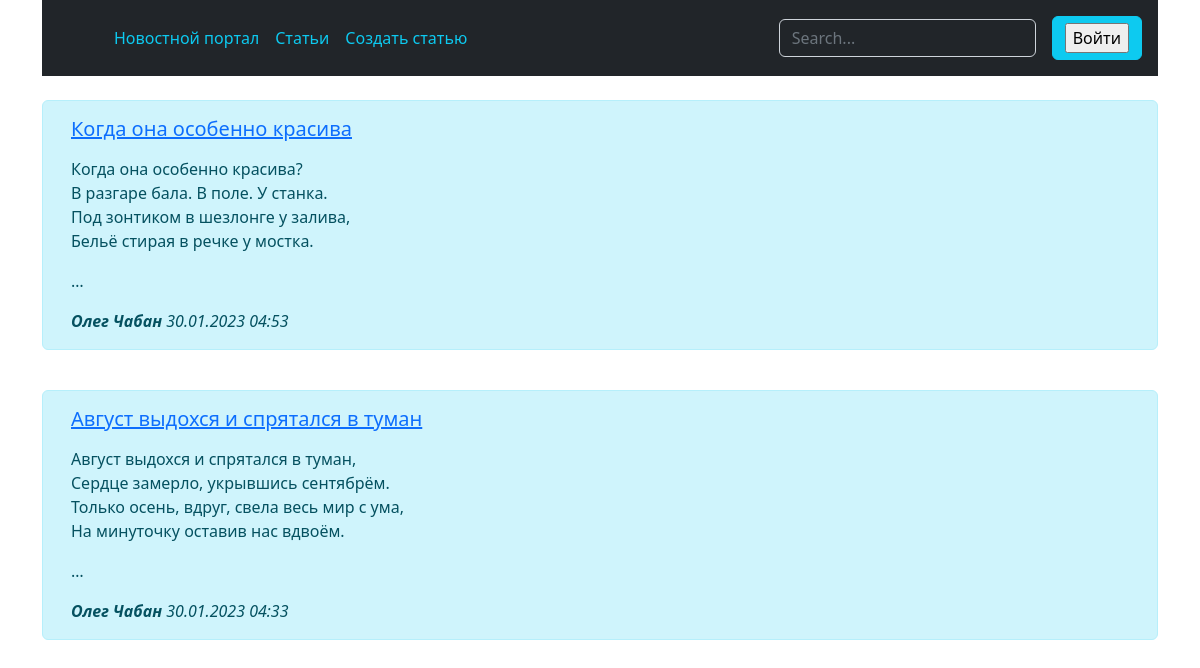
Page /posts on the earlier database version.
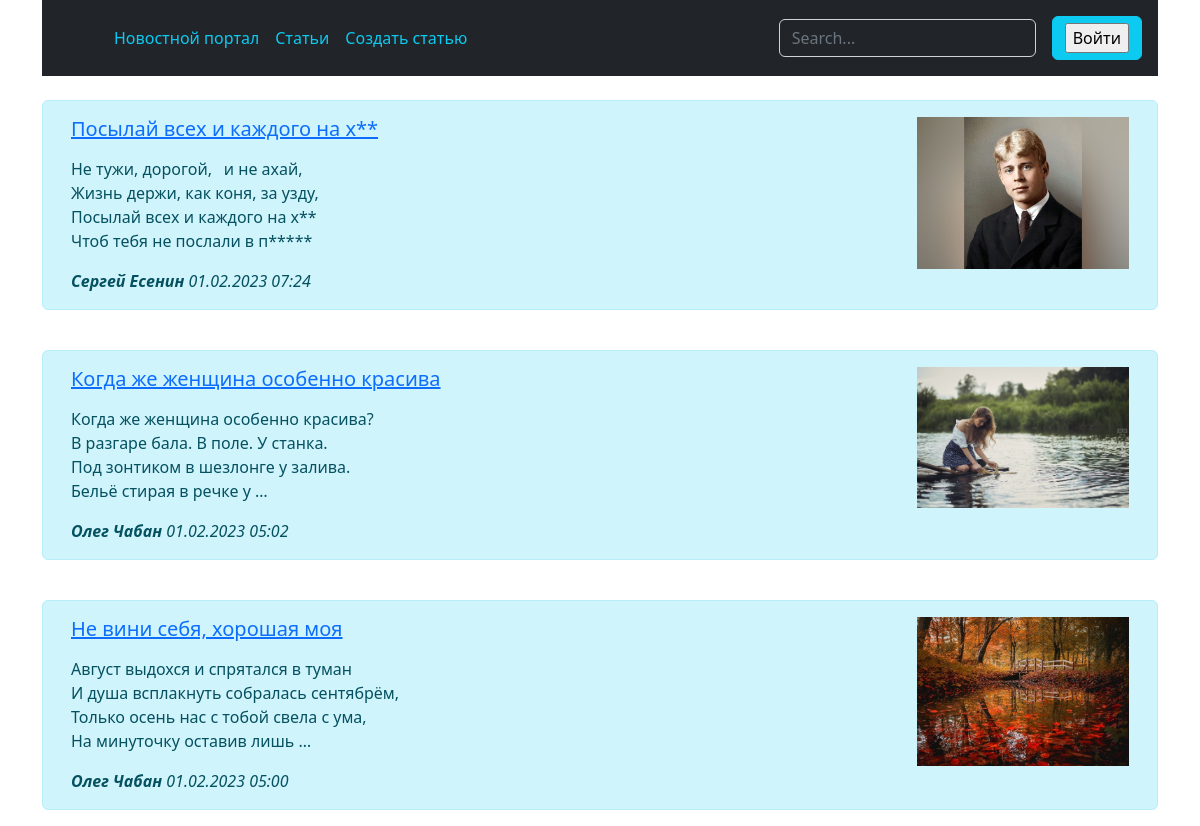
Same page on the later database version.
### app/models.py (models this page shows, shortened)
class Post(models.Model):
    post_title = models.CharField('Заголовок поста', max_length=100)
    post_text = models.TextField('Текст поста', max_length=1000)
    post_photo = models.ImageField(upload_to="photos/%Y/%m/%d/", blank=True)
    post_author = models.CharField('Автор поста', max_length=100)
    post_date = models.DateTimeField('Дата поста', auto_now_add=True)
    post_date_update = models.DateTimeField('Дата изменения поста', auto_now=True)
    class Meta:
        verbose_name = 'Пост'
        verbose_name_plural = 'Посты'
        ordering = ['-post_date', 'post_title']
    def get_absolute_url(self):
        return reverse('post', kwargs={'post_id': self.pk})

### app/views.py (the view)
# urls.py: path('posts', views.posts, name='posts'),
def posts(request):
    post = Post.objects.order_by('-id')
    return render(request, 'posts.html', {'title': 'Новостной портал - Статьи', 'post': post})

### app/templatetags/custom_filters.py (called while the page is built)
@register.filter()
def censor(value):
    bad_words = ['хуй', 'пизду']
    if not isinstance(value, str):
        raise TypeError(f"unresolved type '{type(value)}' expected type 'str'")
    for word in value.split():
        if word.translate(str.maketrans('', '', string.punctuation)).lower() in bad_words:
            value = value.replace(word, f"{word[0]}{'*' * (len(word) - 1)}")
    return value

### app/templates/app/posts.html (shortened to what this page needs)
{% extends 'app/default.html' %}
{% load custom_filters %}
{% block content %}
{% for el in post %}
<br>
    <div class="alert alert-info">
        <div class="container">
            {% if el.post_photo %}
            <img src="{{el.post_photo.url}}" align="right" width="20%">
            {% endif %}
            <h5><a href="{{ el.get_absolute_url }}">{{ el.post_title|censor }}</a></h5>
            <p>{% filter censor|linebreaks|truncatewords:20 %}{{ el.post_text }}{% endfilter %}</p>
            <em><b>{{ el.post_author}} </b> {{ el.post_date|date:"d.m.Y H:i" }}</em>
        </div>
    </div>
    {% endfor %}
{% endblock %}

### app/templates/app/default.html (shortened to what this page needs)
<!DOCTYPE html>
<html lang="ru">
<head>
    <link rel="stylesheet" href="https://cdn.jsdelivr.net/npm/bootstrap@5.2.3/dist/css/bootstrap.min.css">
</head>
<body>
<div class="container">
<header class="p-3 text-bg-dark">
      <div class="d-flex flex-wrap align-items-center justify-content-center justify-content-lg-start">
        <a href="/" class="d-flex align-items-center mb-2 mb-lg-0 text-white text-decoration-none">
          <svg class="bi me-2" width="40" height="32" role="img" aria-label="Bootstrap"><use xlink:href="#bootstrap"></use></svg>
        </a>
        <ul class="nav col-12 col-lg-auto me-lg-auto mb-2 justify-content-center mb-md-0">
          <li><a href="{% url 'about' %}" class="nav-link px-2 text-info">Новостной портал</a></li>
          <li><a href="{% url 'posts' %}" class="nav-link px-2 text-info">Статьи</a></li>
          <li><a href="{% url 'create_post' %}" class="nav-link px-2 text-info">Создать статью</a></li>
        </ul>
        <form class="col-12 col-lg-auto mb-3 mb-lg-0 me-lg-3" role="search">
          <input type="search" class="form-control form-control-dark text-bg-dark" placeholder="Search..." aria-label="Search">
        </form>
        <div class="text-end">
          <form method="post" class="btn btn-info" action="{% url 'login' %}"> {% csrf_token %}
              <input type="submit" value="Войти">
          </form>
        </div>
      </div>
  </header>
{% block content %}{% endblock %}
</div>
</body>
</html>

Differences in the rows shown:
removed Post: post_title|censor "Когда она особенно красива", post_text "Когда она особенно красива? В разгаре бала. В поле. У станка. Под зонтиком в шезлонге у залива, Бельё стирая в речке у мостка. …", post_author "Олег Чабан", post_date "30.01.2023 04:53"
removed Post: post_title|censor "Август выдохся и спрятался в туман", post_text "Август выдохся и спрятался в туман, Сердце замерло, укрывшись сентябрём. Только осень, вдруг, свела весь мир с ума, На минуточку оставив нас вдвоём. …", post_author "Олег Чабан", post_date "30.01.2023 04:33"
added Post: post_photo (picture), post_title|censor "Посылай всех и каждого на х**", post_text "Не тужи, дорогой,⠀и не ахай, Жизнь держи, как коня, за узду, Посылай всех и каждого на х** Чтоб тебя не послали в п*****", post_author "Сергей Есенин", post_date "01.02.2023 07:24"
added Post: post_photo (picture), post_title|censor "Когда же женщина особенно красива", post_text "Когда же женщина особенно красива? В разгаре бала. В поле. У станка. Под зонтиком в шезлонге у залива. Бельё стирая в речке у …", post_author "Олег Чабан", post_date "01.02.2023 05:02"
added Post: post_photo (picture), post_title|censor "Не вини себя, хорошая моя", post_text "Август выдохся и спрятался в туман И душа всплакнуть собралась сентябрём, Только осень нас с тобой свела с ума, На минуточку оставив лишь …", post_author "Олег Чабан", post_date "01.02.2023 05:00"
